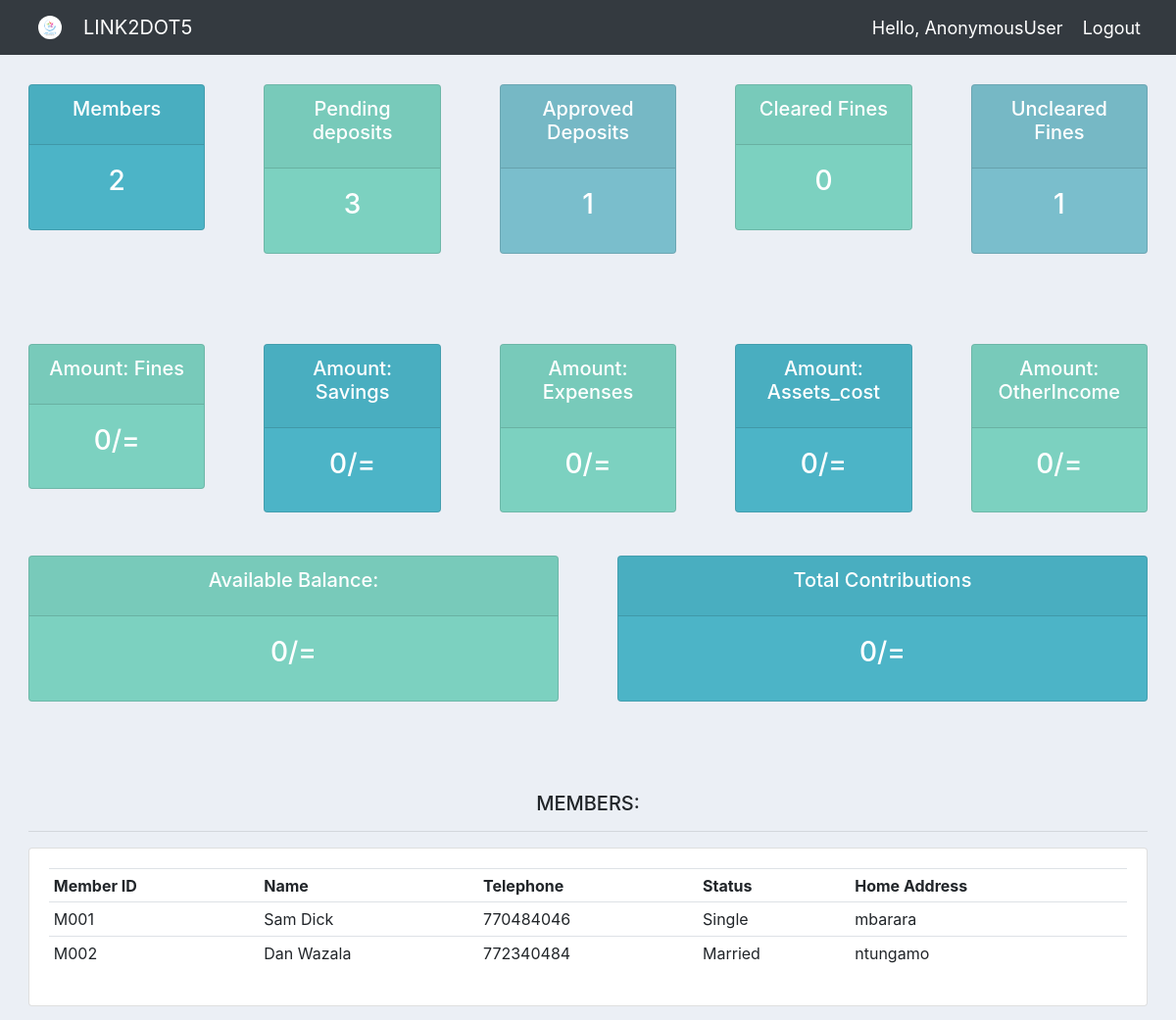
The page / on the database its author committed.
### link2dot5_app/models.py (models this page shows, shortened)
class Member(models.Model):
    sex_choices = (("Male","male"), ("Female","Female"))
    status_choices = (("Married","Married"),("Single","Single"),
                        ("Windowed","Windowed"),("Divorsed","Divorsed"))
    member_id =models.CharField(max_length=10, primary_key=True )
    full_name = models.CharField(max_length=200, null=False)
    nin = models.CharField(max_length=100)
    occupation=models.CharField(max_length=500)
    sex = models.CharField(max_length=10,choices = sex_choices)
    marital_status = models.CharField(max_length=30, choices=status_choices)
    email = models.EmailField(max_length=100)
    telephone = models.PositiveIntegerField()
    date_of_birth = models.DateField(validators=[MaxValueValidator(datetime.date.today)])
    current_address = models.CharField(max_length=300)
    home_address = models.CharField(max_length=300)
    Registered_date = models.DateTimeField(auto_now_add=True)

### link2dot5_app/views.py (the view)
# urls.py: path("", views.home, name='home'),
def home(request):
    total_members = Member.objects.all().count() #aggregate(Count('member_id'))
    pending_deposits = Deposit.objects.filter(status='pending').count()
    approved_deposits = Deposit.objects.filter(status='Approved').count()
    unpaid_fines = Fine.objects.filter(status='unpaid').count()
    paid_fines = Fine.objects.filter(status='paid').count()
    total_savings = Deposit.objects.filter(status="pending").aggregate(models.Sum('amount'))['amount__sum'] or 0
    mymembers = Member.objects.all()
    deposits = Deposit.objects.all().order_by("-date_created")
    total_members = Member.objects.all().count()
    myFilter = DepositFilter(request.GET, queryset=deposits)
    deposits = myFilter.qs
    expenses_total = Expense.objects.all().aggregate(models.Sum('amount'))['amount__sum'] or 0
    fines_total = FinePayment.objects.all().aggregate(models.Sum('amount'))['amount__sum'] or 0
    savings_total = Deposit.objects.filter(status='approved').aggregate(models.Sum('amount'))['amount__sum'] or 0
    asset_cost = Asset.objects.aggregate(models.Sum('purchase_amount'))['purchase_amount__sum'] or 0
    otherincome = OtherIncome.objects.aggregate(models.Sum('amount'))['amount__sum'] or 0
    current_balance = savings_total + fines_total + otherincome - expenses_total - asset_cost
    grand_total = fines_total + savings_total + expenses_total + asset_cost + otherincome
    context = {
        'pending_deposits': pending_deposits,
        'approved_deposits': approved_deposits,
        'mymembers': mymembers,
        'total_members': total_members,
        'unpaid_fines':unpaid_fines,
        'paid_fines':paid_fines,
        'total_savings': total_savings,
        'deposits': deposits,
        'myFilter': myFilter,
        'fines_total': fines_total,
        'current_balance': current_balance,
        'savings_total': savings_total,
        'expenses_total':expenses_total,
        'grand_total': grand_total,
        'asset_cost': asset_cost,
        'otherincome':otherincome,
      }
    return render(request,'members/dashboard.html', context)

### link2dot5_app/templates/members/dashboard.html
{% extends 'members/main.html' %}
{% block content %}
{% include 'members/status.html' %}
<br>
<div class="row">
    <div class="col">
        <div class="col-md">
            <h5 align="center"> MEMBERS: </h5>
            <hr>
            <div class="card card-body">
                <table class="table table-sm">
                    <tr>
                        <th>Member ID</th>
                        <th>Name</th>
                        <th>Telephone</th>
                        <th>Status</th>
                        <th>Home Address</th>
                    </tr>
                    {% for member in mymembers %}
                    <tr>
                        <td>{{member.member_id}}</td>
                        <td>{{member.full_name}}</td>
                        <td>{{member.telephone}}</td>
                        <td>{{member.marital_status}}</td>
                        <td>{{member.home_address}}</td>
                    </tr>
                    {% endfor %}
                </table>
            </div>
        </div>
    </div>
</div>
{% endblock content %}

### link2dot5_app/static/css/main.css (style rules this page uses)
body { background-color: #ebeff5; }
.row { padding: 14px; }

### rows shown on the page
Member: member_id "M001", full_name "Sam Dick", telephone "770484046", marital_status "Single", home_address "mbarara"
Member: member_id "M002", full_name "Dan Wazala", telephone "772340484", marital_status "Married", home_address "ntungamo"

### other values the page prints
{{ request.user }} "AnonymousUser"
{{ total_members }} "2"
{{ pending_deposits }} "3"
{{ approved_deposits }} "1"
{{ paid_fines }} "0"
{{ unpaid_fines }} "1"
{{ fines_total }} "0"
{{ savings_total }} "0"
{{ expenses_total }} "0"
{{ asset_cost }} "0"
{{ otherincome }} "0"
{{ current_balance }} "0"
{{ grand_total }} "0"
